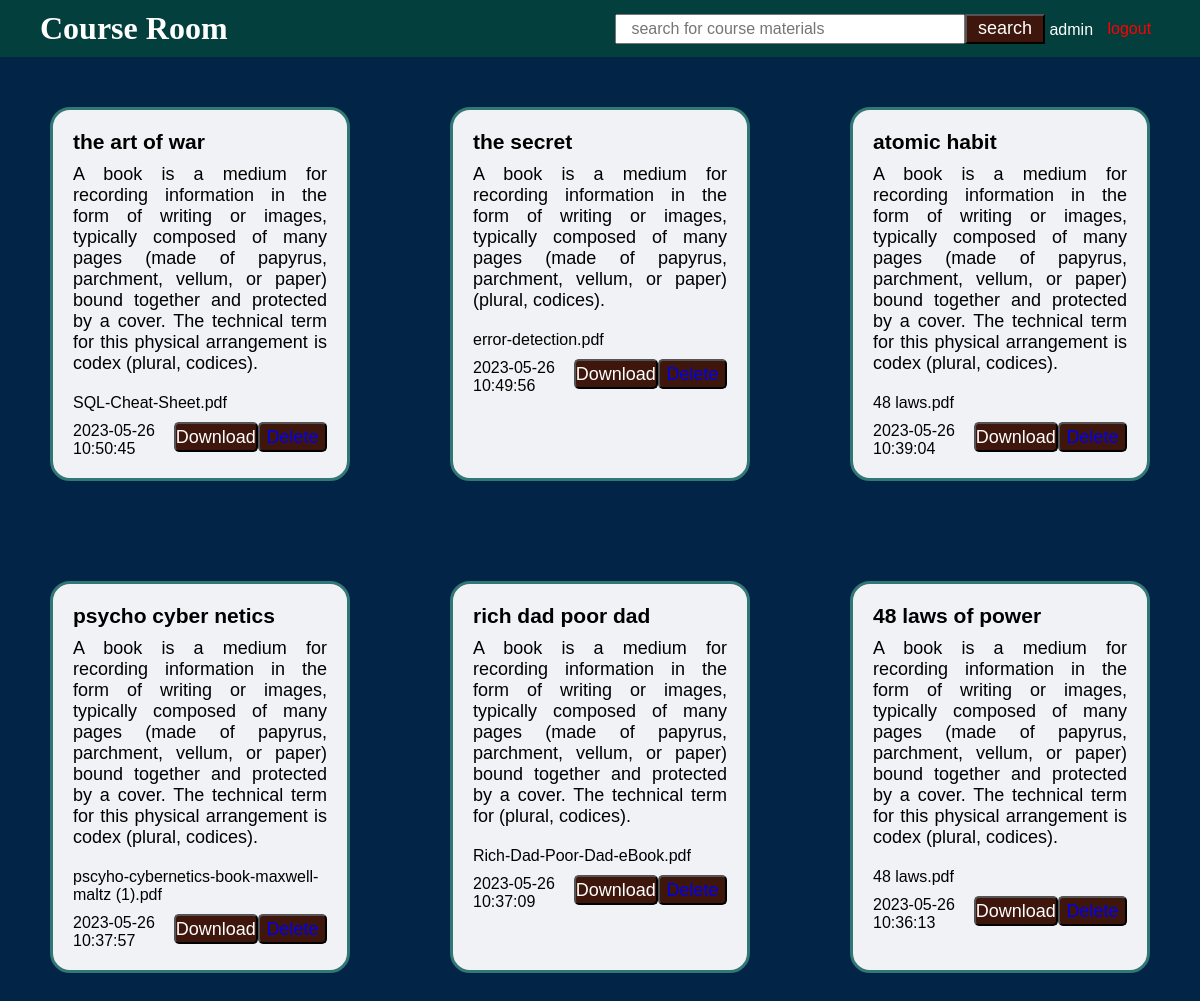
The app's page /admin.php with its own data.
### tables this page shows
CREATE TABLE `pdf_data` (
  `id` int(50) NOT NULL,
  `name` varchar(50) NOT NULL,
  `filename` varchar(255) NOT NULL,
  `description` varchar(1000) NOT NULL,
  `createdat` datetime NOT NULL DEFAULT current_timestamp()
);

### admin.php (the view, shortened to what this page needs)
<?php
include_once("connection.php")
?>
<!DOCTYPE html>
<html lang="en">
  <head>
    <link rel="stylesheet" href="admin.css" />
  </head>
  <body>
    <div class="container">
      <div class="header">
        <h1><a href="index.html">Course Room</a></h1>
        <div id="input1">
          <div class="input">
          <input
            type="text"
            name="q"
            id="searchbar"
            autocomplete="off"
            placeholder=" search for course materials"
            id="hide"
          />
          </div>
<div class="search" style="color:white">
          <input type="submit" value="search" name="search"/>
          admin
        <a href="loginpage/loginform.php" style="color:red; font-weight:800px; margin-left:10px; ">logout</a>
          </div>
        </div>
      </div>
      <div class="posts">
        <tbody>
          <?php
                              $selectQuery = "select * from pdf_data ORDER BY createdat DESC";
                              $squery = mysqli_query($conn, $selectQuery);
                              while (($result = mysqli_fetch_assoc($squery))) {
                          ?>
          <div class="task">
            <span id="topicName">
              <?php echo $result['name']; ?>
            </span>
            <span id="des">
              <?php echo $result['description']; ?>
            </span>
            <span id="file">
              <?php echo $result['filename']; ?>
            </span>
            <span id="file">
              <?php echo $result['createdat']; ?>
              <button type="button" id="download">Download</button>
              <button type="button" id="download"><a href="delete-process.php?name=<?php echo $result["name"]; ?>">Delete</a></button>
            </span>
          </div>
          <?php
                               }
                          ?>
        </tbody>
      </div>
  </body>
</html>

### admin.css (style rules this page uses)
* { margin: 0; padding: 0; box-sizing: border-box; font-family: "Poppins", sans-serif; text-decoration: none; }
.header { padding: 10px; padding-left: 40px; background-color: #023f3d; display: grid; grid-template-columns: repeat(auto-fill, minmax(500px, 1fr)); align-items: center; }
.header .input input { width: 350px; height: 30px; font-size: 1rem; padding: 10px; }
.header .search input { height: 30px; width: 80px; background-color: #3f160c; color: #fff; font-size: 18px; cursor: pointer; }
.header #input1 { display: flex; }
.header h1 a { font-family: cursive; color: #fff; }
.form-submit input,button { color: #fff; font-size: large; width: 70px; background-color: #3f160c; cursor: pointer; border-radius: 5px; }
.posts { display: grid; grid-template-columns: repeat(auto-fill, minmax(400px, 1fr)); background-color: #012447; min-height: 34.4rem; }
.task { background-color: #F0F2F5; margin: 50px; padding: 20px; display: flex; flex-direction: column; gap: 10px; border-radius: 20px; border: solid #317773; min-height: 6rem; }
#topicName { font-size: 21px; font-weight: bold; }
#file { display: flex; flex-direction: row; justify-content: space-between; }
#file button { width: 100px; color: #fff; background-color: #3f160c; cursor: pointer; height: 30px; border-radius: 5px; }
#des { font-family: Arial, Helvetica, sans-serif; font-size: 18px; text-align: justify; padding-bottom: 10px; }

### records on screen
pdf_data: name "the art of war", description "A book is a medium for recording information in the form of writing or images, typically composed of many pages (made of papyrus, parchment, vellum, or paper) bound together and protected by a cover. The technical term for this physical arrangement is codex (plural, codices).", filename "SQL-Cheat-Sheet.pdf", createdat "2023-05-26 10:50:45"
pdf_data: name "the secret", description "A book is a medium for recording information in the form of writing or images, typically composed of many pages (made of papyrus, parchment, vellum, or paper) (plural, codices).", filename "error-detection.pdf", createdat "2023-05-26 10:49:56"
pdf_data: name "atomic habit", description "A book is a medium for recording information in the form of writing or images, typically composed of many pages (made of papyrus, parchment, vellum, or paper) bound together and protected by a cover. The technical term for this physical arrangement is codex (plural, codices).", filename "48 laws.pdf", createdat "2023-05-26 10:39:04"
pdf_data: name "psycho cyber netics", description "A book is a medium for recording information in the form of writing or images, typically composed of many pages (made of papyrus, parchment, vellum, or paper) bound together and protected by a cover. The technical term for this physical arrangement is codex (plural, codices).", filename "pscyho-cybernetics-book-maxwell-maltz (1).pdf", createdat "2023-05-26 10:37:57"
pdf_data: name "rich dad poor dad", description "A book is a medium for recording information in the form of writing or images, typically composed of many pages (made of papyrus, parchment, vellum, or paper) bound together and protected by a cover. The technical term for (plural, codices).", filename "Rich-Dad-Poor-Dad-eBook.pdf", createdat "2023-05-26 10:37:09"
pdf_data: name "48 laws of power", description "A book is a medium for recording information in the form of writing or images, typically composed of many pages (made of papyrus, parchment, vellum, or paper) bound together and protected by a cover. The technical term for this physical arrangement is codex (plural, codices).", filename "48 laws.pdf", createdat "2023-05-26 10:36:13"
